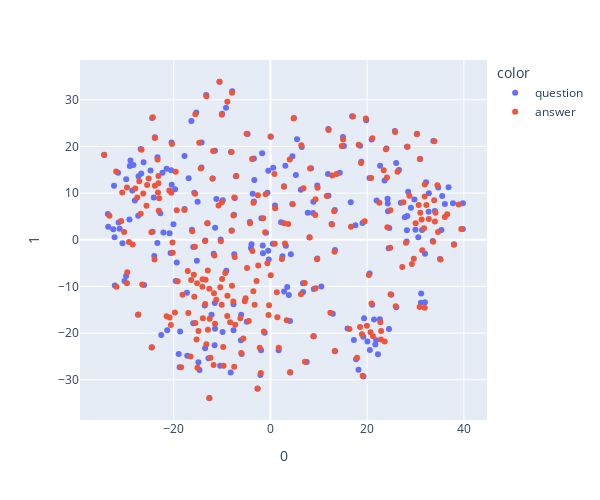

Notebook code cell kept with this figure:
### Code cell
from sklearn.manifold import TSNE
import plotly.express as px

tsne = TSNE(n_components=2, perplexity=30, random_state=42, learning_rate="auto", early_exaggeration=5.0, n_iter=5000, init="pca")
embedding = torch.cat([embedding_Q,embedding_A],dim=0)        #torch.cat([embedding_Q[torch.randperm(embedding_Q.size(0))],embedding_A[torch.randperm(embedding_A.size(0))]],dim=0)
show_dims2 = tsne.fit_transform(embedding.numpy())


color_Q = ["question" for i in range(len(embedding_Q))]
color_A = ["answer" for i in range(len(embedding_A))]
category_Q = ["question " + str(i) for i in range(len(embedding_Q))]
category_A = ["answer " + str(i) for i in range(len(embedding_A))]

color = color_Q + color_A
category = category_Q + category_A

x = [x for x, y in show_dims2]
y = [y for x, y in show_dims2]
fig = px.scatter(
    show_dims2, x=0, y=1,
    width=600, height=500,
    color = color,
    hover_name=category,
)
fig.update_traces(
hovertemplate=None,
hoverinfo='text'
)
fig.show()

### Figure 1 — Plotly figure (JSON) as saved in the notebook; plotly's stock layout.template omitted (floating-point values rounded to 4 significant figures; data arrays with more than 128 entries replaced by an {"elided": "..."} marker saying what was removed)
{"data": [{"hoverinfo": "text", "hovertext": {"elided": "251 str values"}, "legendgroup": "question", "marker": {"color": "#636efa", "symbol": "circle"}, "mode": "markers", "name": "question", "orientation": "v", "showlegend": true, "type": "scatter", "x": {"elided": "251 float values"}, "xaxis": "x", "y": {"elided": "251 float values"}, "yaxis": "y"}, {"hoverinfo": "text", "hovertext": {"elided": "251 str values"}, "legendgroup": "answer", "marker": {"color": "#EF553B", "symbol": "circle"}, "mode": "markers", "name": "answer", "orientation": "v", "showlegend": true, "type": "scatter", "x": {"elided": "251 float values"}, "xaxis": "x", "y": {"elided": "251 float values"}, "yaxis": "y"}], "layout": {"height": 500, "legend": {"title": {"text": "color"}, "tracegroupgap": 0}, "margin": {"t": 60}, "width": 600, "xaxis": {"anchor": "y", "domain": [0, 1], "title": {"text": "0"}}, "yaxis": {"anchor": "x", "domain": [0, 1], "title": {"text": "1"}}}}
